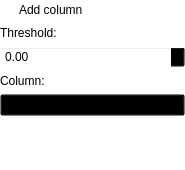
<?xml version="1.0" encoding="UTF-8"?>
<ui version="4.0">
 <class>Deduplicate</class>
 <widget class="QWidget" name="Deduplicate">
  <property name="geometry">
   <rect>
    <x>0</x>
    <y>0</y>
    <width>185</width>
    <height>170</height>
   </rect>
  </property>
  <property name="windowTitle">
   <string>Form</string>
  </property>
  <property name="styleSheet">
   <string notr="true">background-color:transparent;</string>
  </property>
  <layout class="QVBoxLayout" name="verticalLayout">
   <property name="leftMargin">
    <number>0</number>
   </property>
   <property name="topMargin">
    <number>0</number>
   </property>
   <property name="rightMargin">
    <number>0</number>
   </property>
   <property name="bottomMargin">
    <number>0</number>
   </property>
   <item>
    <widget class="QCheckBox" name="m_pAddColumn">
     <property name="text">
      <string>Add column</string>
     </property>
    </widget>
   </item>
   <item>
    <widget class="QLabel" name="label">
     <property name="text">
      <string>Threshold:</string>
     </property>
    </widget>
   </item>
   <item>
    <widget class="QDoubleSpinBox" name="m_pThreshold"/>
   </item>
   <item>
    <widget class="QLabel" name="label_2">
     <property name="text">
      <string>Column:</string>
     </property>
    </widget>
   </item>
   <item>
    <widget class="QComboBox" name="comboBox"/>
   </item>
   <item>
    <spacer name="verticalSpacer">
     <property name="orientation">
      <enum>Qt::Vertical</enum>
     </property>
     <property name="sizeHint" stdset="0">
      <size>
       <width>20</width>
       <height>31</height>
      </size>
     </property>
    </spacer>
   </item>
  </layout>
 </widget>
 <resources/>
 <connections>
  <connection>
   <sender>m_pAddColumn</sender>
   <signal>toggled(bool)</signal>
   <receiver>Deduplicate</receiver>
   <slot>slotEnableExtraColumn(bool)</slot>
   <hints>
    <hint type="sourcelabel">
     <x>22</x>
     <y>8</y>
    </hint>
    <hint type="destinationlabel">
     <x>12</x>
     <y>86</y>
    </hint>
   </hints>
  </connection>
  <connection>
   <sender>m_pThreshold</sender>
   <signal>valueChanged(double)</signal>
   <receiver>Deduplicate</receiver>
   <slot>slotChangeTreshold(double)</slot>
   <hints>
    <hint type="sourcelabel">
     <x>61</x>
     <y>70</y>
    </hint>
    <hint type="destinationlabel">
     <x>59</x>
     <y>113</y>
    </hint>
   </hints>
  </connection>
  <connection>
   <sender>comboBox</sender>
   <signal>currentIndexChanged(int)</signal>
   <receiver>Deduplicate</receiver>
   <slot>slotIndexChanged(int)</slot>
   <hints>
    <hint type="sourcelabel">
     <x>115</x>
     <y>122</y>
    </hint>
    <hint type="destinationlabel">
     <x>114</x>
     <y>153</y>
    </hint>
   </hints>
  </connection>
 </connections>
 <slots>
  <slot>slotEnableExtraColumn(bool)</slot>
  <slot>slotChangeTreshold(double)</slot>
  <slot>slotIndexChanged(int)</slot>
 </slots>
</ui>
